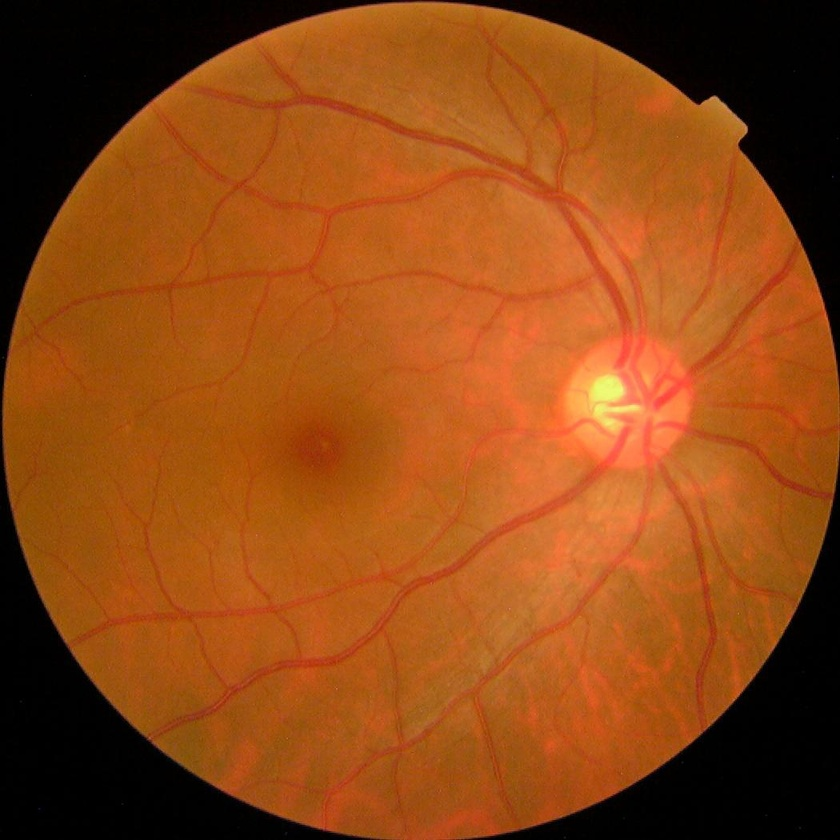
#> input picture convrt_matlab/data/showcase/grade_0/grade0_01.jpg, 840 x 840 px, shrunk from 1050 x 1050 before the run
$ python -i enhance.py   (imports and definitions only)
#> lines starting #> are read from the running program, lines starting #| are printed output that depends on the picture
#> further down, picture is the input picture: shape (840, 840, 3); mean B, G, R 20.5, 71.9, 143.1
"""Adaptive enhancement for fundus images.

The problem statement asks for enhancement *of borderline images* -- not of
everything.  Unconditional enhancement is actively harmful: CLAHE on an
already well-exposed image amplifies sensor noise into structures that the
microaneurysm detector then reports, and Ben Graham normalisation on a clean
image destroys the absolute colour cues that separate hard exudates (yellow,
sharp) from cotton-wool spots (pale, fuzzy).

So every routine here is individually callable, and `adaptive_enhance`
applies only the corrections that the quality report says are required,
recording exactly what it did for the audit trail.
"""
from __future__ import annotations

from typing import Iterable

import cv2
import numpy as np


# --------------------------------------------------------------------------
# Individual operators
# --------------------------------------------------------------------------
# [114 lines left out: functions illumination_normalize, ben_graham, clahe_lab, clahe_green, denoise, gamma_correct and 1 more, not called in this run]


def grey_world(image: np.ndarray, mask: np.ndarray | None = None) -> np.ndarray:
    """Colour-constancy correction across cameras (shades-of-grey, p=6).

    Different fundus cameras have very different white balance; without this a
    classifier can learn "this hue implies this hospital implies this
    prevalence", which is exactly the shortcut that collapses on Messidor-2.
    """
    img = image.astype(np.float32)
    sel = img[mask > 0] if mask is not None else img.reshape(-1, 3)
    if sel.size == 0:
        return image
    p = 6.0
    norms = np.power(np.mean(np.power(np.maximum(sel, 1e-6), p), axis=0), 1.0 / p)
#> norms = [46.51, 98.93, 181.7]
    scale = float(norms.mean()) / np.maximum(norms, 1e-6)
#> scale = [2.34, 1.1, 0.6]
    out = np.clip(img * scale, 0, 255).astype(np.uint8)
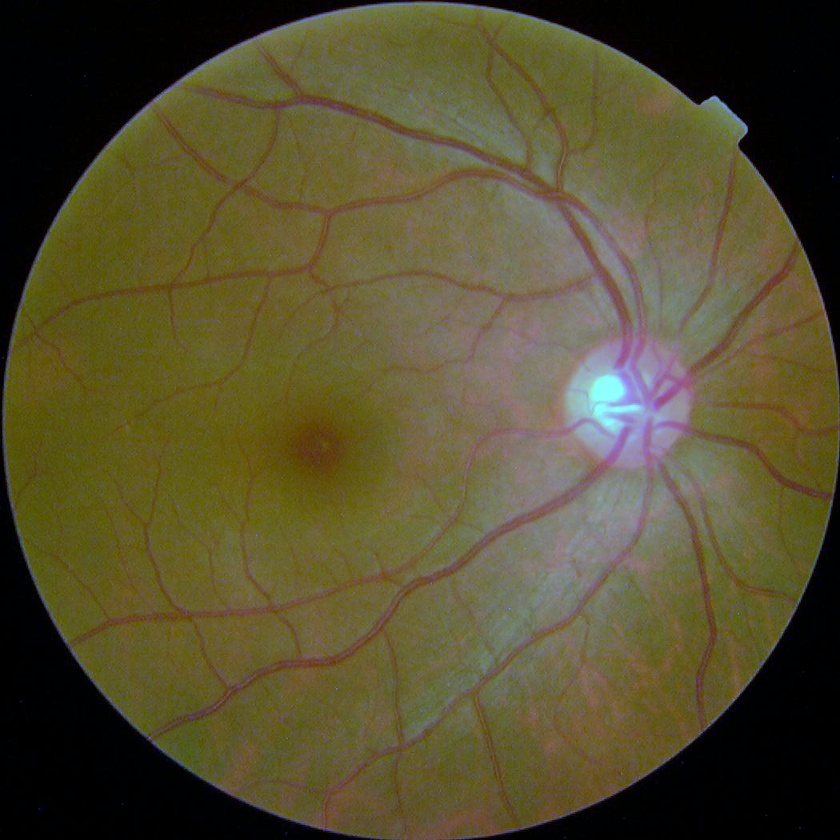
#> out: shape (840, 840, 3); mean B, G, R 47.5, 78.8, 85.5
    if mask is not None:
        out = cv2.bitwise_and(out, out, mask=(mask > 0).astype(np.uint8) * 255)
    return out


# --------------------------------------------------------------------------
# Orchestration
# --------------------------------------------------------------------------
def adaptive_enhance(image: np.ndarray, mask: np.ndarray | None = None,
                     issues: Iterable[str] = (),
                     always: Iterable[str] = ("grey_world",),
                     ) -> tuple[np.ndarray, list[str]]:
    """Apply only the corrections implied by `issues`.

    Parameters
    ----------
    issues
        Quality-metric names flagged by :mod:`drscreen.preprocess.quality`
        (e.g. ``{"illumination", "contrast"}``).
    always
        Operators applied to every image for cross-camera standardisation.

    Returns
    -------
    (enhanced_bgr, applied_operator_names)
    """
    issues = set(issues)
    always = set(always)
    applied: list[str] = []
    out = image

    if "grey_world" in always:
        out = grey_world(out, mask)
        applied.append("grey_world")

    if issues & {"illumination", "under_exposure", "over_exposure"}:
        out = illumination_normalize(out, mask)
        applied.append("illumination_normalize")

    if issues & {"under_exposure", "over_exposure"}:
        out = auto_exposure(out, mask)
        applied.append("auto_exposure")

    if issues & {"contrast", "focus"}:
        out = clahe_lab(out, clip_limit=2.5)
        applied.append("clahe_lab")

    if "noise" in issues:
        out = denoise(out, strength=3.0)
        applied.append("denoise")

    if mask is not None:
        out = cv2.bitwise_and(out, out, mask=(mask > 0).astype(np.uint8) * 255)
    return out, applied


# [32 lines left out: function to_model_input, not called in this run]

>>> import cv2
>>> picture = cv2.imread('../../../convrt_matlab/data/showcase/grade_0/grade0_01.jpg')
>>> result = adaptive_enhance(picture)

$ run again, on convrt_matlab/data/showcase/grade_0/grade0_02.jpg
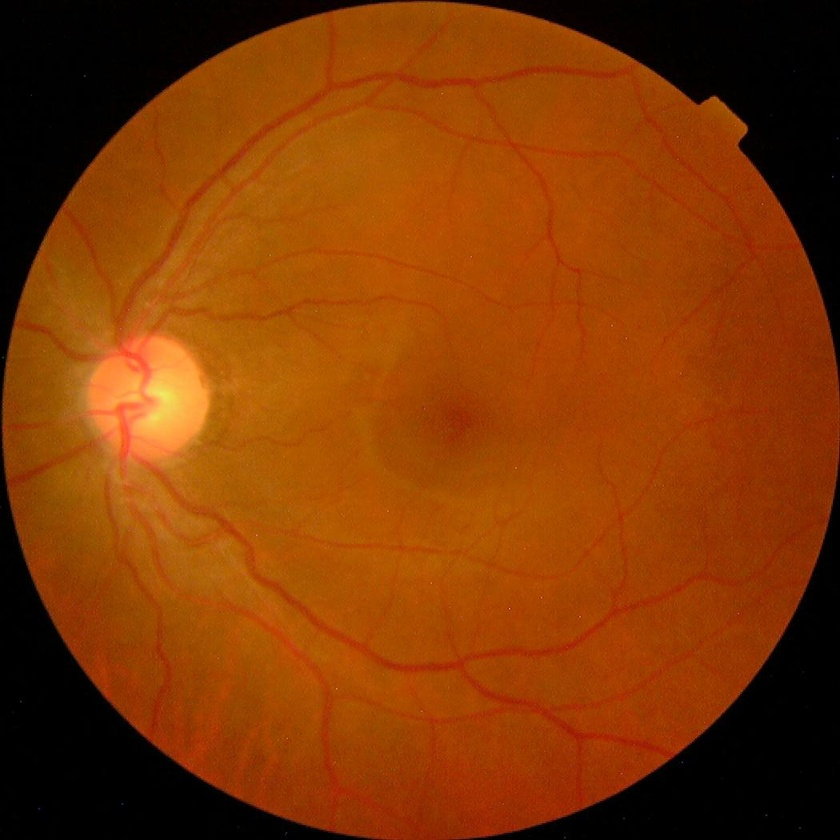
#> input picture convrt_matlab/data/showcase/grade_0/grade0_02.jpg, 840 x 840 px, shrunk from 1050 x 1050 before the run
#> picture is the input picture: shape (840, 840, 3); mean B, G, R 4, 56.8, 130.2
#> norms = [36.8, 88.16, 164.9]
#> scale = [2.63, 1.1, 0.586]
#> in grey_world, `out = np.clip(img * scale, 0, 255).astype(np.uint8)`:
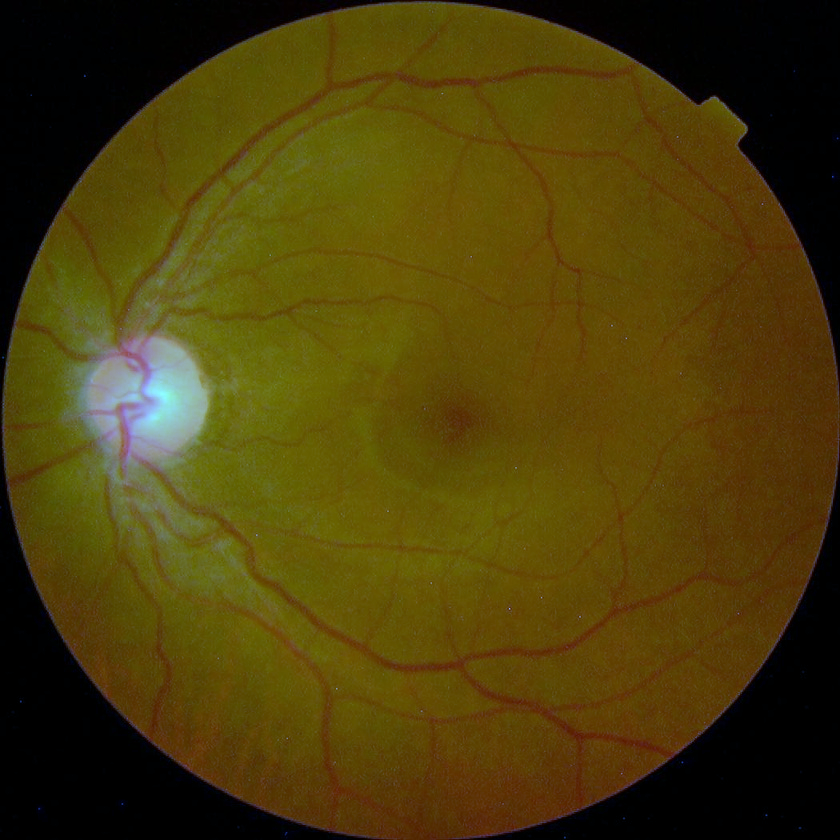
#> out: shape (840, 840, 3); mean B, G, R 10.2, 61.8, 75.8

$ run again, on convrt_matlab/data/showcase/grade_0/grade0_03.jpg
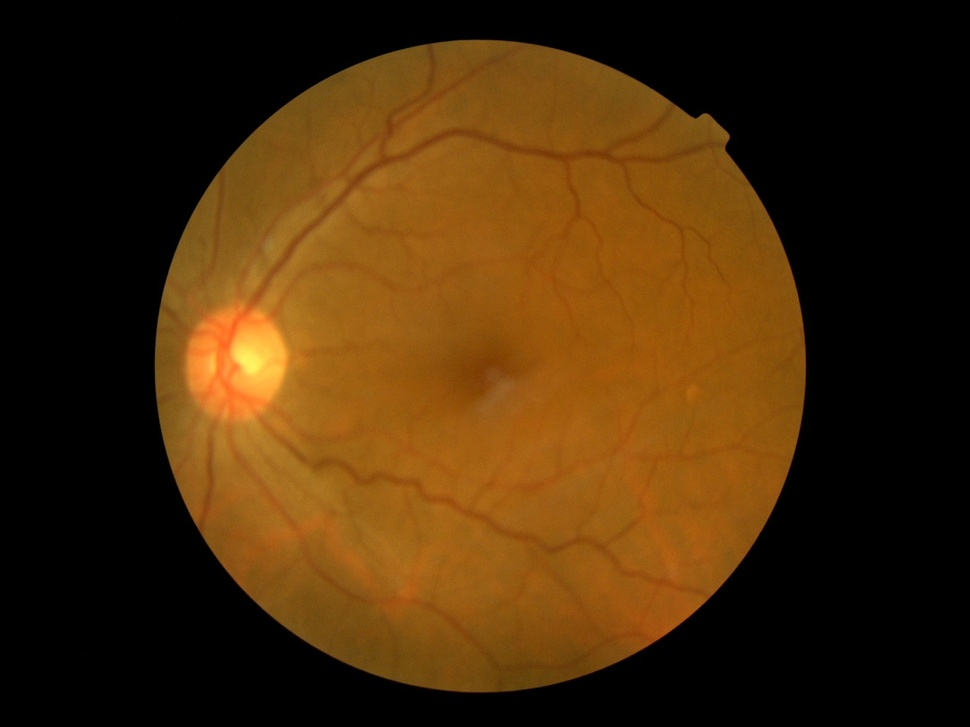
#> input picture convrt_matlab/data/showcase/grade_0/grade0_03.jpg, 970 x 727 px, shrunk from 1280 x 960 before the run
#> picture is the input picture: shape (727, 970, 3); mean B, G, R 9.4, 43, 71.2
#> norms = [31.92, 91.42, 143]
#> scale = [2.78, 0.971, 0.621]
#> in grey_world, `out = np.clip(img * scale, 0, 255).astype(np.uint8)`:
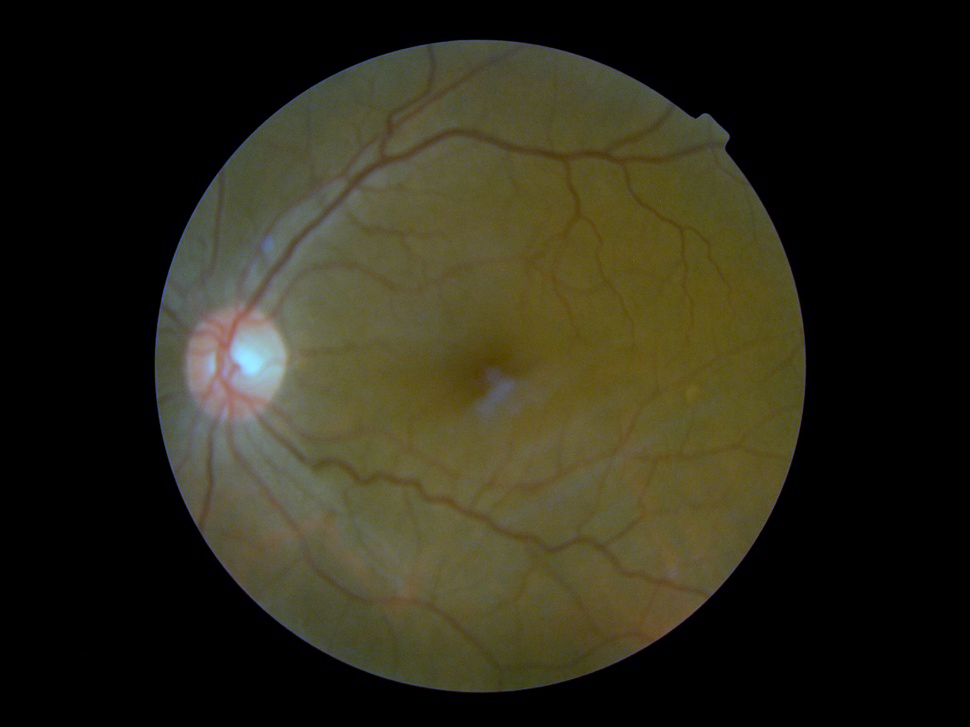
#> out: shape (727, 970, 3); mean B, G, R 25.9, 41.5, 44

$ run again, on convrt_matlab/data/showcase/grade_0/grade0_04.jpg
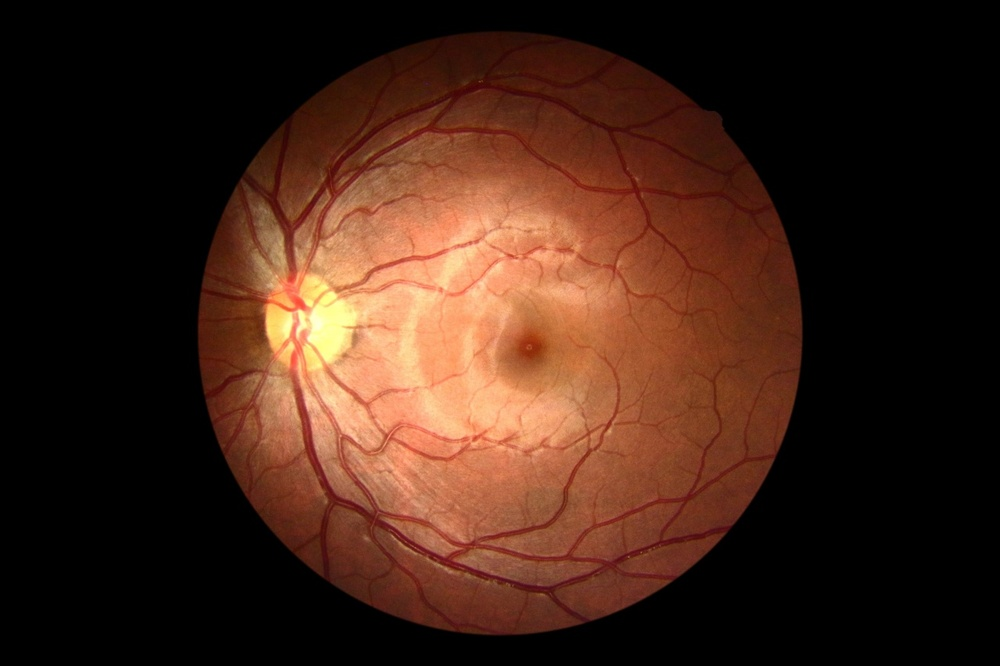
#> input picture convrt_matlab/data/showcase/grade_0/grade0_04.jpg, 1000 x 666 px, shrunk from 1280 x 853 before the run
#> picture is the input picture: shape (666, 1000, 3); mean B, G, R 23.1, 35.8, 64.4
#> norms = [84.38, 122.1, 169.6]
#> scale = [1.49, 1.03, 0.739]
#> in grey_world, `out = np.clip(img * scale, 0, 255).astype(np.uint8)`:
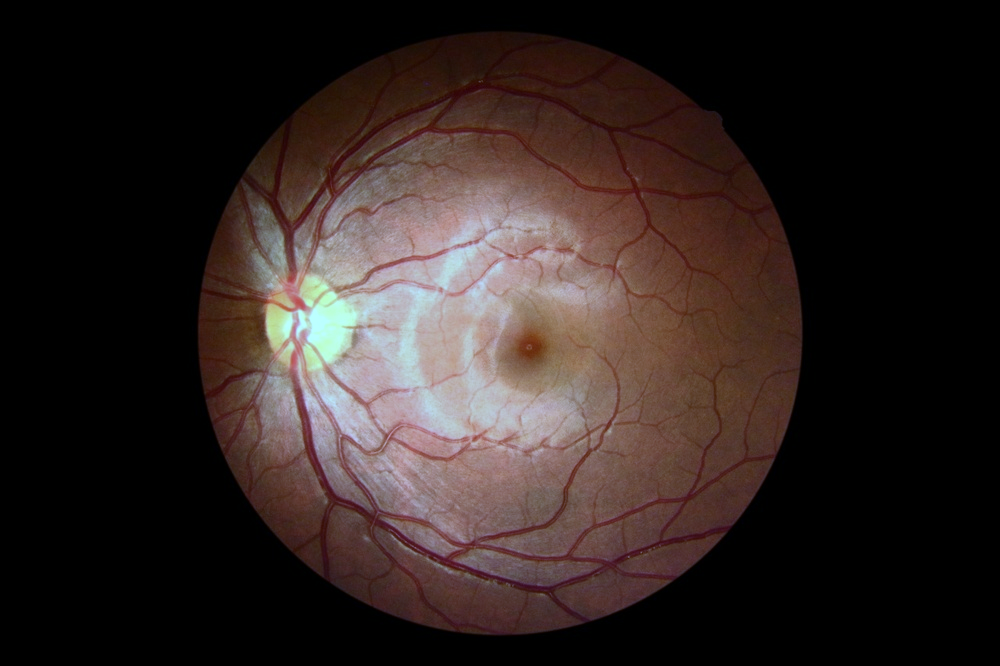
#> out: shape (666, 1000, 3); mean B, G, R 34.1, 36.5, 47.4
